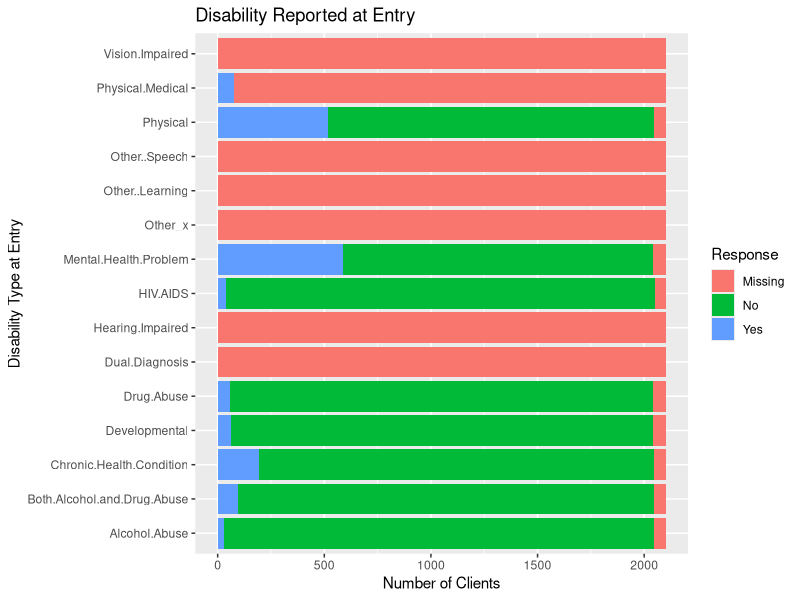
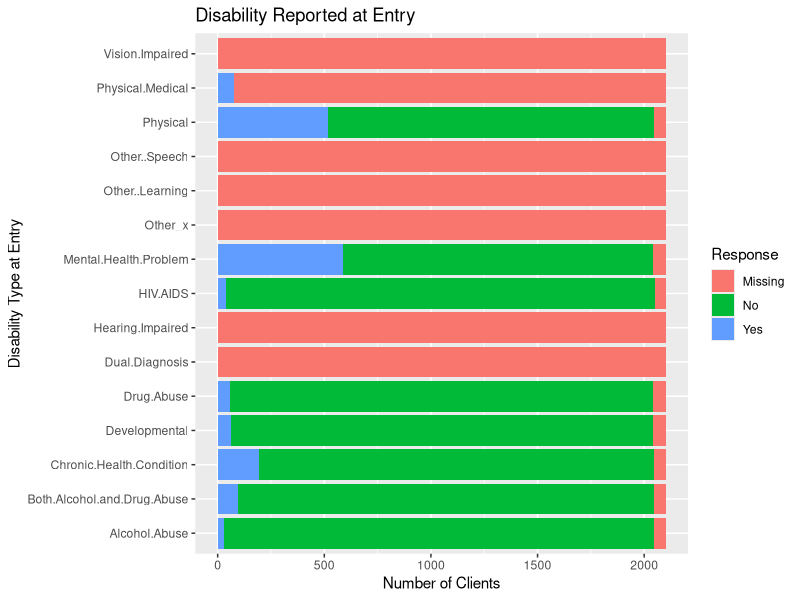

Write R code to recreate these figures, in order.
# DISABILITY PLOTS
library(tidyverse)

#setwd("C:/Users/tshin/Documents/GitHub/bios611-projects-fall-2019-tshing17/project_3/")
first<-read.delim('../data/analytic_first.tsv', sep="\t", header=TRUE, na.strings = c("", "NA"))

# bar chart disability 
disab = first %>% select(EE.UID, Client.ID, Alcohol.Abuse:Any.Disability)

disab2 = data.frame(Yes=apply(select(disab,-EE.UID, -Client.ID, -Any.Disability),2, function(x){sum(x=='Yes', na.rm=TRUE)}),
                    No=apply(select(disab,-EE.UID, -Client.ID, -Any.Disability),2, function(x){sum(x=='No', na.rm=TRUE)}),
                    Missing=apply(select(disab,-EE.UID, -Client.ID, -Any.Disability),2, function(x){sum(is.na(x))}))
disab2 = rownames_to_column(disab2, "Type")

disab2 = disab2 %>% 
  gather('Yes', 'No', 'Missing', key = "Category", value = "Freq") %>%
  arrange(Type)

disab_plot = ggplot(data=disab2, aes(x=Type, y=Freq, fill=Category))+
  geom_col(position="stack")+
  coord_flip()+
  labs(y='Number of Clients', x='Disability Type at Entry', title='Disability Reported at Entry')+
  scale_fill_discrete(name = "Response")
disab_plot

ggsave("../results/disab_plot.png", disab_plot)
